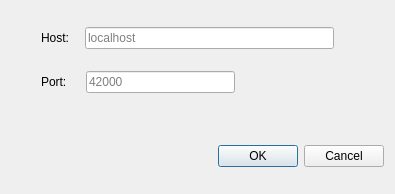
<?xml version="1.0" encoding="UTF-8"?>
<ui version="4.0">
 <class>Dialog</class>
 <widget class="QDialog" name="Dialog">
  <property name="geometry">
   <rect>
    <x>0</x>
    <y>0</y>
    <width>395</width>
    <height>194</height>
   </rect>
  </property>
  <property name="windowTitle">
   <string>Set host address and port</string>
  </property>
  <property name="modal">
   <bool>false</bool>
  </property>
  <layout class="QVBoxLayout">
   <item>
    <layout class="QHBoxLayout" name="horizontalLayout_2">
     <item>
      <spacer name="horizontalSpacer_3">
       <property name="orientation">
        <enum>Qt::Horizontal</enum>
       </property>
       <property name="sizeType">
        <enum>QSizePolicy::Maximum</enum>
       </property>
       <property name="sizeHint" stdset="0">
        <size>
         <width>30</width>
         <height>20</height>
        </size>
       </property>
      </spacer>
     </item>
     <item>
      <widget class="QLabel" name="label">
       <property name="text">
        <string>Host:</string>
       </property>
      </widget>
     </item>
     <item>
      <spacer name="horizontalSpacer_6">
       <property name="orientation">
        <enum>Qt::Horizontal</enum>
       </property>
       <property name="sizeType">
        <enum>QSizePolicy::Maximum</enum>
       </property>
       <property name="sizeHint" stdset="0">
        <size>
         <width>10</width>
         <height>20</height>
        </size>
       </property>
      </spacer>
     </item>
     <item>
      <widget class="QLineEdit" name="host_lineEdit">
       <property name="text">
        <string/>
       </property>
       <property name="placeholderText">
        <string>localhost</string>
       </property>
      </widget>
     </item>
     <item>
      <spacer name="horizontalSpacer_4">
       <property name="orientation">
        <enum>Qt::Horizontal</enum>
       </property>
       <property name="sizeType">
        <enum>QSizePolicy::Maximum</enum>
       </property>
       <property name="sizeHint" stdset="0">
        <size>
         <width>50</width>
         <height>20</height>
        </size>
       </property>
      </spacer>
     </item>
    </layout>
   </item>
   <item>
    <layout class="QHBoxLayout" name="horizontalLayout_3">
     <item>
      <spacer name="horizontalSpacer_2">
       <property name="orientation">
        <enum>Qt::Horizontal</enum>
       </property>
       <property name="sizeType">
        <enum>QSizePolicy::Maximum</enum>
       </property>
       <property name="sizeHint" stdset="0">
        <size>
         <width>30</width>
         <height>20</height>
        </size>
       </property>
      </spacer>
     </item>
     <item>
      <widget class="QLabel" name="label_2">
       <property name="text">
        <string>Port: </string>
       </property>
      </widget>
     </item>
     <item>
      <spacer name="horizontalSpacer_5">
       <property name="orientation">
        <enum>Qt::Horizontal</enum>
       </property>
       <property name="sizeType">
        <enum>QSizePolicy::Maximum</enum>
       </property>
       <property name="sizeHint" stdset="0">
        <size>
         <width>10</width>
         <height>20</height>
        </size>
       </property>
      </spacer>
     </item>
     <item>
      <widget class="QLineEdit" name="port_lineEdit">
       <property name="text">
        <string/>
       </property>
       <property name="placeholderText">
        <string>42000</string>
       </property>
      </widget>
     </item>
     <item>
      <spacer name="horizontalSpacer">
       <property name="orientation">
        <enum>Qt::Horizontal</enum>
       </property>
       <property name="sizeHint" stdset="0">
        <size>
         <width>40</width>
         <height>20</height>
        </size>
       </property>
      </spacer>
     </item>
    </layout>
   </item>
   <item>
    <spacer name="verticalSpacer">
     <property name="orientation">
      <enum>Qt::Vertical</enum>
     </property>
     <property name="sizeType">
      <enum>QSizePolicy::Maximum</enum>
     </property>
     <property name="sizeHint" stdset="0">
      <size>
       <width>20</width>
       <height>30</height>
      </size>
     </property>
    </spacer>
   </item>
   <item>
    <widget class="QDialogButtonBox" name="buttonBox">
     <property name="orientation">
      <enum>Qt::Horizontal</enum>
     </property>
     <property name="standardButtons">
      <set>QDialogButtonBox::Cancel|QDialogButtonBox::Ok</set>
     </property>
    </widget>
   </item>
  </layout>
 </widget>
 <resources/>
 <connections>
  <connection>
   <sender>buttonBox</sender>
   <signal>accepted()</signal>
   <receiver>Dialog</receiver>
   <slot>accept()</slot>
   <hints>
    <hint type="sourcelabel">
     <x>248</x>
     <y>254</y>
    </hint>
    <hint type="destinationlabel">
     <x>157</x>
     <y>274</y>
    </hint>
   </hints>
  </connection>
  <connection>
   <sender>buttonBox</sender>
   <signal>rejected()</signal>
   <receiver>Dialog</receiver>
   <slot>reject()</slot>
   <hints>
    <hint type="sourcelabel">
     <x>316</x>
     <y>260</y>
    </hint>
    <hint type="destinationlabel">
     <x>286</x>
     <y>274</y>
    </hint>
   </hints>
  </connection>
 </connections>
</ui>
